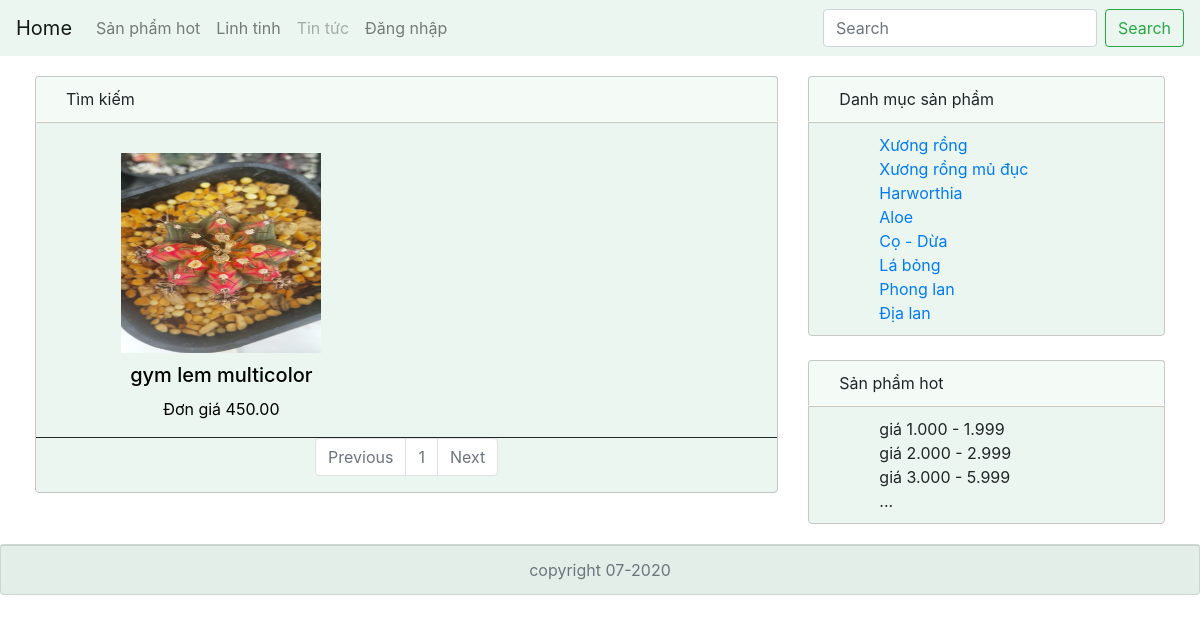
Page /timkiem.php?timkiem2=gym lem multicolor on the committed database.
### tables this page shows
CREATE TABLE `t_sanpham` (
  `SanPhamID` int(11) NOT NULL,
  `LoaiID` int(11) NOT NULL,
  `TenSanPham` varchar(100) NOT NULL,
  `Hinh` varchar(50) NOT NULL,
  `MotaSanPham_1` varchar(50) NOT NULL,
  `MotaSanpham_2` varchar(50) NOT NULL,
  `GiaSanPham` decimal(10,2) NOT NULL,
  `GiamGiaSanPham` int(11) NOT NULL,
  `SanPhamHOT` int(11) NOT NULL
);

CREATE TABLE `t_loaisp` (
  `LoaiID` int(11) NOT NULL,
  `TenLoai` varchar(100) NOT NULL,
  `idXT` int(11) NOT NULL
);

### include/right.php (the view, shortened to what this page needs)
<?php
$sql="select * from t_loaisp";
$sql_loaisp=$db->query($sql);
?>
        <div class="content-right col-md-4">
          <div class="content-header">
            <p class="text-content-header">Danh mục sản phầm</p>
          </div>
          <div class="content-body">
            <ul class="text-content-body">
            <?php $rows_loaisp=$sql_loaisp->num_rows;
                for ($i=0; $i <$rows_loaisp ; $i++) {
                  $row_loaisp=$sql_loaisp->fetch_assoc();
              ?>
              <li>
              <a href="01.php?idn=<?php echo $row_loaisp['LoaiID'] ?>"><?php echo $row_loaisp['TenLoai'];?></a>
              </li>
            <?php
                }
            ?>
            </ul>
          </div>
          <br />
          <div class="content-header">
            <p class="text-content-header">Sản phầm hot</p>
          </div>
          <div class="content-body">
            <ul class="text-content-body">
              <li>giá 1.000 - 1.999</li>
              <li>giá 2.000 - 2.999</li>
              <li>giá 3.000 - 5.999</li>
              <li>...</li>
            </ul>
          </div>
        </div>

### timkiem.php (shortened to what this page needs)
<?php
          include('include/top.php');
      ?>
        <?php
        $tukhoa='';
        if (isset($_POST['timkiem'])){
              $tukhoa=$_POST['tutimkiem'];
            }elseif (isset($_GET['timkiem2'])) {
              $tukhoa=$_GET['timkiem2'];
            }
        $sotintren1trang = 3;
        $soluongtrang = 1;
          if (isset($_GET['page'])) {
            $tranghh=$_GET['page'];
          }else {
          $tranghh= 1;
          }
          $tinbatdau=($tranghh-1)*$sotintren1trang;
          $sql="SELECT * from t_sanpham where TenSanPham like '%$tukhoa%' order by SanPhamID desc limit $tinbatdau,$sotintren1trang";
          $sp=$db->query($sql);
          ?>
        <div class="content-left col-md-8">
          <div class="content-header">
            <p class="text-content-header">Tìm kiếm</p>
          </div>
          <div class="content-body">
          <?php
                $rows_loaisp=$sp->num_rows;
                  for ($i=0; $i <$rows_loaisp; $i++) {
                    $row_loaisp=$sp->fetch_assoc();
            ?>
            <div class="container-list-product col-sm-12 col-md-12">
              <div class="row">
                <div class="row-pro col-sm-6 col-md-6">
                  <a href="./detail-product.php">
                    <img class="css-img" src="./img/<?php echo $row_loaisp['Hinh'];?>"/>
                  </a>
                  <a href="./detail-product.php?idt=<?php echo $row_loaisp['SanPhamID']; ?>&idn=<?php echo $row_loaisp['LoaiID']; ?>">
                    <h5 class="text-product"><?php echo $row_loaisp['TenSanPham'];?></h5>
                  </a>
                  <p class="text-product"><?php echo "Đơn giá ".$row_loaisp['GiaSanPham'];?></p>
                </div>
                </div>
              </div>
            <?php
               }
            ?>
            <nav aria-label="Page navigation example">
             <ul class="pagination justify-content-center">
                  <?php
                    if ($tranghh>1) {
                      $prev=$tranghh-1;
                      $st='<li class="page-item "><a class="page-link" href="';
                      $st=$st.'timkiem.php?timkiem2='.$tukhoa.'&page='.$prev;
                      $st=$st.'"tabindex="-1" aria-disabled="true">Previous</a></li>';
                      echo $st;
                    }else {
                $st='<li class="page-item disabled"><a class="page-link" href="#" tabindex="-1" aria-disabled="true">Previous</a></li>';
                echo $st;
                    }
                ?>
                <?php
                    for ($i=1; $i <=$soluongtrang ; $i++) {
                      if ($i==$tranghh) {
                        $st='<li class="page-item disabled"><a class="page-link" href="';
                        $st=$st.'timkiem.php?timkiem2='.$tukhoa.'&page='.$i;
                        $st=$st.'">'.$i.'</a></li>';
                        echo $st;
                      }else {
                      $st= '<li class="page-item"><a class="page-link" href="';
                      $st =$st.'timkiem.php?timkiem2='.$tukhoa.'&page='.$i;
                      $st=$st.'">'.$i.'</a></li>';
                      echo $st;
                    }
                  }
                ?>
                <?php
                    if($tranghh!=$soluongtrang){
                      $next=$tranghh+1;
                      $st='<li class="page-item "><a class="page-link" href="';
                      $st=$st.'timkiem.php?timkiem2='.$tukhoa.'&page='.$next;
                      $st=$st.'">Next</a>';
                      echo $st;
                    }
                    else{
                      $st='<li class="page-item disabled"><a class="page-link" href="#">Next</a></li>';
                      echo $st;
                    }
                ?>
              </ul>
            </nav>
          </div>
        </div>
      <?php
          include('include/right.php');
          include('include/foot.php');
      ?>

### css/test.css (style rules this page uses)
a { text-decoration: none; }
.content-header { border: solid 1px rgba(199, 199, 199, 1); border-bottom-color: ivory; border-radius: 4px 4px 0 0; background-color: rgba(53, 168, 99, 0.05); }
.content-body { border: solid 1px rgba(199, 199, 199, 1); border-radius: 0px 0px 4px 4px; background-color: rgba(53, 168, 99, 0.1); }
.text-content-header { margin: 10px; margin-left: 30px; }
.text-content-body { margin: 10px; margin-left: 30px; list-style-type: none; }
.container-list-product { margin-top: 30px; border: 0 1px 0 0; border-bottom: solid; border-width: 0.5px; }
.css-img { height: 200px; width: 200px; display: block; margin: auto; }
.text-product { text-align: center; margin-top: 10px; color: black; }

### rows in the picture
t_sanpham: Hinh (picture), TenSanPham "gym lem multicolor", GiaSanPham "450.00"
t_loaisp: TenLoai "Xương rồng"
t_loaisp: TenLoai "Xương rồng mủ đục"
t_loaisp: TenLoai "Harworthia"
t_loaisp: TenLoai "Aloe"
t_loaisp: TenLoai "Cọ - Dừa"
t_loaisp: TenLoai "Lá bỏng"
t_loaisp: TenLoai "Phong lan"
t_loaisp: TenLoai "Địa lan"
